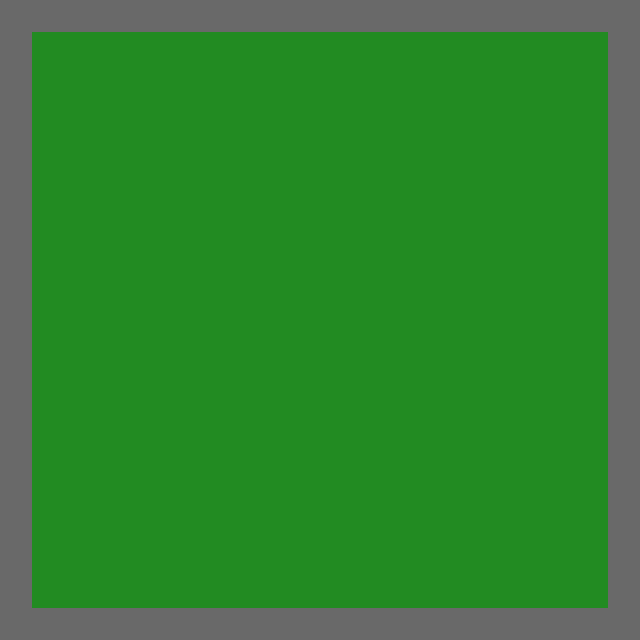

Tiled map render using the project's own tile images. Description and the whole map definition, tile-layer contents included, below:
An orthogonal 20x20 tile map with 32x32 px tiles, 2 tile layers (Ground, Walls).

<map version="1.10" tiledversion="1.10.2" orientation="orthogonal" renderorder="right-down" width="20" height="20" tilewidth="32" tileheight="32" infinite="0" nextlayerid="3" nextobjectid="1">
 <editorsettings>
  <export target="test_map.tmx" format="tmx" />
 </editorsettings>
 <tileset firstgid="1" name="placeholder" tilewidth="32" tileheight="32" tilecount="16" columns="4">
  <image source="../assets/tilesets/placeholder_tileset.png" width="128" height="128" />
  <tile id="1">
   <properties>
    <property name="collision" type="bool" value="true" />
   </properties>
  </tile>
  <tile id="2">
   <properties>
    <property name="collision" type="bool" value="true" />
   </properties>
  </tile>
 </tileset>
 <layer id="1" name="Ground" width="20" height="20">
  <data encoding="csv">
1,1,1,1,1,1,1,1,1,1,1,1,1,1,1,1,1,1,1,1,
1,1,1,1,1,1,1,1,1,1,1,1,1,1,1,1,1,1,1,1,
1,1,1,1,1,1,1,1,1,1,1,1,1,1,1,1,1,1,1,1,
1,1,1,1,1,1,1,1,1,1,1,1,1,1,1,1,1,1,1,1,
1,1,1,1,1,1,1,1,1,1,1,1,1,1,1,1,1,1,1,1,
1,1,1,1,1,1,1,1,1,1,1,1,1,1,1,1,1,1,1,1,
1,1,1,1,1,1,1,1,1,1,1,1,1,1,1,1,1,1,1,1,
1,1,1,1,1,1,1,1,1,1,1,1,1,1,1,1,1,1,1,1,
1,1,1,1,1,1,1,1,1,1,1,1,1,1,1,1,1,1,1,1,
1,1,1,1,1,1,1,1,1,1,1,1,1,1,1,1,1,1,1,1,
1,1,1,1,1,1,1,1,1,1,1,1,1,1,1,1,1,1,1,1,
1,1,1,1,1,1,1,1,1,1,1,1,1,1,1,1,1,1,1,1,
1,1,1,1,1,1,1,1,1,1,1,1,1,1,1,1,1,1,1,1,
1,1,1,1,1,1,1,1,1,1,1,1,1,1,1,1,1,1,1,1,
1,1,1,1,1,1,1,1,1,1,1,1,1,1,1,1,1,1,1,1,
1,1,1,1,1,1,1,1,1,1,1,1,1,1,1,1,1,1,1,1,
1,1,1,1,1,1,1,1,1,1,1,1,1,1,1,1,1,1,1,1,
1,1,1,1,1,1,1,1,1,1,1,1,1,1,1,1,1,1,1,1,
1,1,1,1,1,1,1,1,1,1,1,1,1,1,1,1,1,1,1,1,
1,1,1,1,1,1,1,1,1,1,1,1,1,1,1,1,1,1,1,1
</data>
 </layer>
 <layer id="2" name="Walls" width="20" height="20">
  <data encoding="csv">
3,3,3,3,3,3,3,3,3,3,3,3,3,3,3,3,3,3,3,3,
3,0,0,0,0,0,0,0,0,0,0,0,0,0,0,0,0,0,0,3,
3,0,0,0,0,0,0,0,0,0,0,0,0,0,0,0,0,0,0,3,
3,0,0,0,0,0,0,0,0,0,0,0,0,0,0,0,0,0,0,3,
3,0,0,0,0,0,0,0,0,0,0,0,0,0,0,0,0,0,0,3,
3,0,0,0,0,0,0,0,0,0,0,0,0,0,0,0,0,0,0,3,
3,0,0,0,0,0,0,0,0,0,0,0,0,0,0,0,0,0,0,3,
3,0,0,0,0,0,0,0,0,0,0,0,0,0,0,0,0,0,0,3,
3,0,0,0,0,0,0,0,0,0,0,0,0,0,0,0,0,0,0,3,
3,0,0,0,0,0,0,0,0,0,0,0,0,0,0,0,0,0,0,3,
3,0,0,0,0,0,0,0,0,0,0,0,0,0,0,0,0,0,0,3,
3,0,0,0,0,0,0,0,0,0,0,0,0,0,0,0,0,0,0,3,
3,0,0,0,0,0,0,0,0,0,0,0,0,0,0,0,0,0,0,3,
3,0,0,0,0,0,0,0,0,0,0,0,0,0,0,0,0,0,0,3,
3,0,0,0,0,0,0,0,0,0,0,0,0,0,0,0,0,0,0,3,
3,0,0,0,0,0,0,0,0,0,0,0,0,0,0,0,0,0,0,3,
3,0,0,0,0,0,0,0,0,0,0,0,0,0,0,0,0,0,0,3,
3,0,0,0,0,0,0,0,0,0,0,0,0,0,0,0,0,0,0,3,
3,0,0,0,0,0,0,0,0,0,0,0,0,0,0,0,0,0,0,3,
3,3,3,3,3,3,3,3,3,3,3,3,3,3,3,3,3,3,3,3
</data>
 </layer>
</map>
